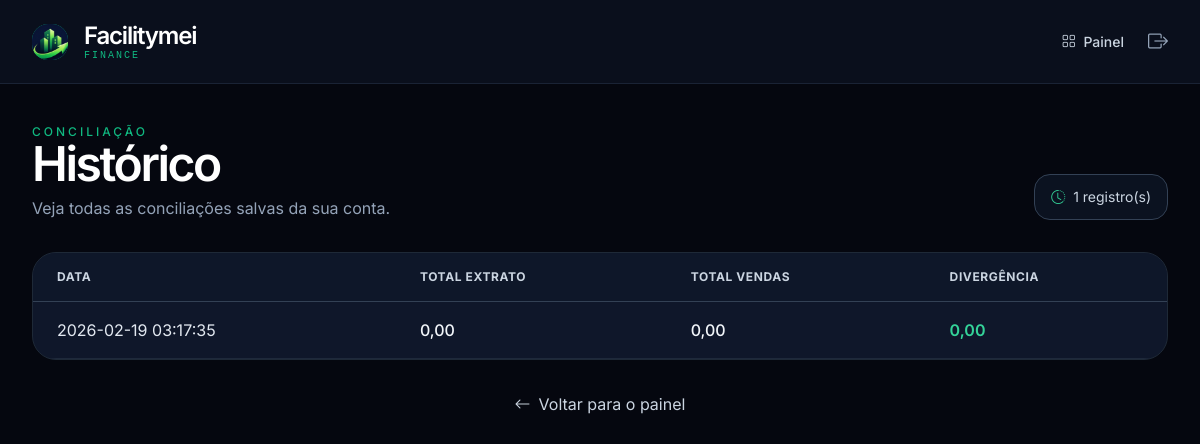
The app's page /historico (signed in) with its own data.
### tables this page shows
CREATE TABLE conciliacoes
             (id INTEGER PRIMARY KEY, user_id INTEGER, data TEXT, total_extrato REAL, total_vendas REAL, divergencia REAL);

### app.py (the view)
@app.route("/historico")
@login_required
def historico():
    conciliacoes = db_fetchall(
        "SELECT data, total_extrato, total_vendas, divergencia FROM conciliacoes WHERE user_id = ? ORDER BY id DESC",
        (current_user.id,),
    )
    return render_template("historico.html", conciliacoes=conciliacoes)

### app.py (called while the page is built)
def format_br(valor):
    try:
        return f"{valor:,.2f}".replace(",", "X").replace(".", ",").replace("X", ".")
    except Exception:
        return "0,00"

def db_fetchone(query, params=()):
    with DB_LOCK:
        cur = conn.execute(query, params)
        return cur.fetchone()

def db_fetchall(query, params=()):
    with DB_LOCK:
        cur = conn.execute(query, params)
        return cur.fetchall()

@login_manager.user_loader
def load_user(user_id):
    row = db_fetchone("SELECT id, email, is_pro FROM users WHERE id = ?", (user_id,))
    if row:
        return User(row[0], row[1], row[2])
    return None

### templates/historico.html (shortened to what this page needs)
<!DOCTYPE html>
<html lang="pt-BR">
<head>
    <script src="https://cdn.tailwindcss.com"></script>
    <link rel="stylesheet" href="https://cdn.jsdelivr.net/npm/bootstrap-icons@1.11.3/font/bootstrap-icons.min.css">
    </head>
<body class="min-h-screen pb-16">
    <nav class="bg-[#0a0f1c] border-b border-slate-800/80 backdrop-blur-xl sticky top-0 z-50">
        <div class="max-w-7xl mx-auto px-6 md:px-8 py-5 flex justify-between items-center">
            <a href="{{ url_for('dashboard') }}" class="flex items-center gap-4">
                <div class="w-9 h-9 bg-emerald-500 rounded-2xl flex items-center justify-center shadow-inner">
                    <img src="{{ url_for('static', filename='images/LOGO-SITE.jpeg') }}" alt="Logo Facilitymei" class="w-full h-full object-cover rounded-2xl">
                </div>
                <div>
                    <span class="text-2xl font-semibold tracking-tighter text-white">Facilitymei</span>
                    <span class="text-[10px] text-emerald-500 font-mono tracking-[2px] block -mt-1">FINANCE</span>
                </div>
            </a>
            <div class="flex items-center gap-6">
                <a href="{{ url_for('dashboard') }}" class="text-slate-300 hover:text-white text-sm font-medium transition">
                    <i class="bi bi-grid mr-1"></i> Painel
                </a>
                <a href="{{ url_for('logout') }}" class="text-slate-400 hover:text-red-400 transition">
                    <i class="bi bi-box-arrow-right text-xl"></i>
                </a>
            </div>
        </div>
    </nav>
    <main class="max-w-7xl mx-auto px-6 md:px-8 pt-10">
        <div class="flex flex-col md:flex-row md:items-end md:justify-between gap-4 mb-8">
            <div>
                <div class="uppercase tracking-[3px] text-emerald-500 text-xs font-medium">Conciliação</div>
                <h1 class="text-4xl md:text-5xl font-semibold tracking-tighter text-white">Histórico</h1>
                <p class="text-slate-400 mt-2">Veja todas as conciliações salvas da sua conta.</p>
            </div>
            <div class="chip rounded-2xl px-4 py-3 text-sm text-slate-300 inline-flex items-center gap-2">
                <i class="bi bi-clock-history text-emerald-400"></i>
                {{ conciliacoes|length }} registro(s)
            </div>
        </div>
        <div class="card rounded-3xl overflow-hidden">
            {% if conciliacoes %}
                <div class="overflow-x-auto">
                    <table class="w-full min-w-[760px]">
                        <thead class="bg-slate-900/70 border-b border-slate-700">
                            <tr class="text-left text-slate-300 text-xs uppercase tracking-wider">
                                <th class="px-6 py-4">Data</th>
                                <th class="px-6 py-4">Total Extrato</th>
                                <th class="px-6 py-4">Total Vendas</th>
                                <th class="px-6 py-4">Divergência</th>
                            </tr>
                        </thead>
                        <tbody>
                            {% for conc in conciliacoes %}
                                <tr class="border-b border-slate-800 hover:bg-slate-800/35 transition-colors">
                                    <td class="px-6 py-4 text-slate-200 whitespace-nowrap">{{ conc[0] }}</td>
                                    <td class="px-6 py-4 text-slate-100 font-medium">{{ conc[1] | default(0) | format_br }}</td>
                                    <td class="px-6 py-4 text-slate-100 font-medium">{{ conc[2] | default(0) | format_br }}</td>
                                    <td class="px-6 py-4 font-semibold {% if conc[3] >= 0 %}text-emerald-400{% else %}text-red-400{% endif %}">
                                        {{ conc[3] | default(0) | format_br }}
                                    </td>
                                </tr>
                            {% endfor %}
                        </tbody>
                    </table>
                </div>
            {% endif %}
        </div>
        <div class="mt-8 flex justify-center">
            <a href="{{ url_for('dashboard') }}" class="inline-flex items-center gap-2 text-slate-300 hover:text-white transition">
                <i class="bi bi-arrow-left"></i>
                Voltar para o painel
            </a>
        </div>
    </main>
</body>
</html>

### templates/historico.html (style rules this page uses)
body { background: #05070f; color: #e2e8f0; font-family: 'Inter', system-ui, sans-serif; }
.card { background: #0f172a; border: 1px solid #1e2937; }
.chip { background: #0b1220; border: 1px solid #334155; }

### records on screen
conciliacoes: data "2026-02-19 03:17:35", total_extrato "0,00", total_vendas "0,00", divergencia "0,00"

### other values on screen
{{ conciliacoes|length }} "1"
